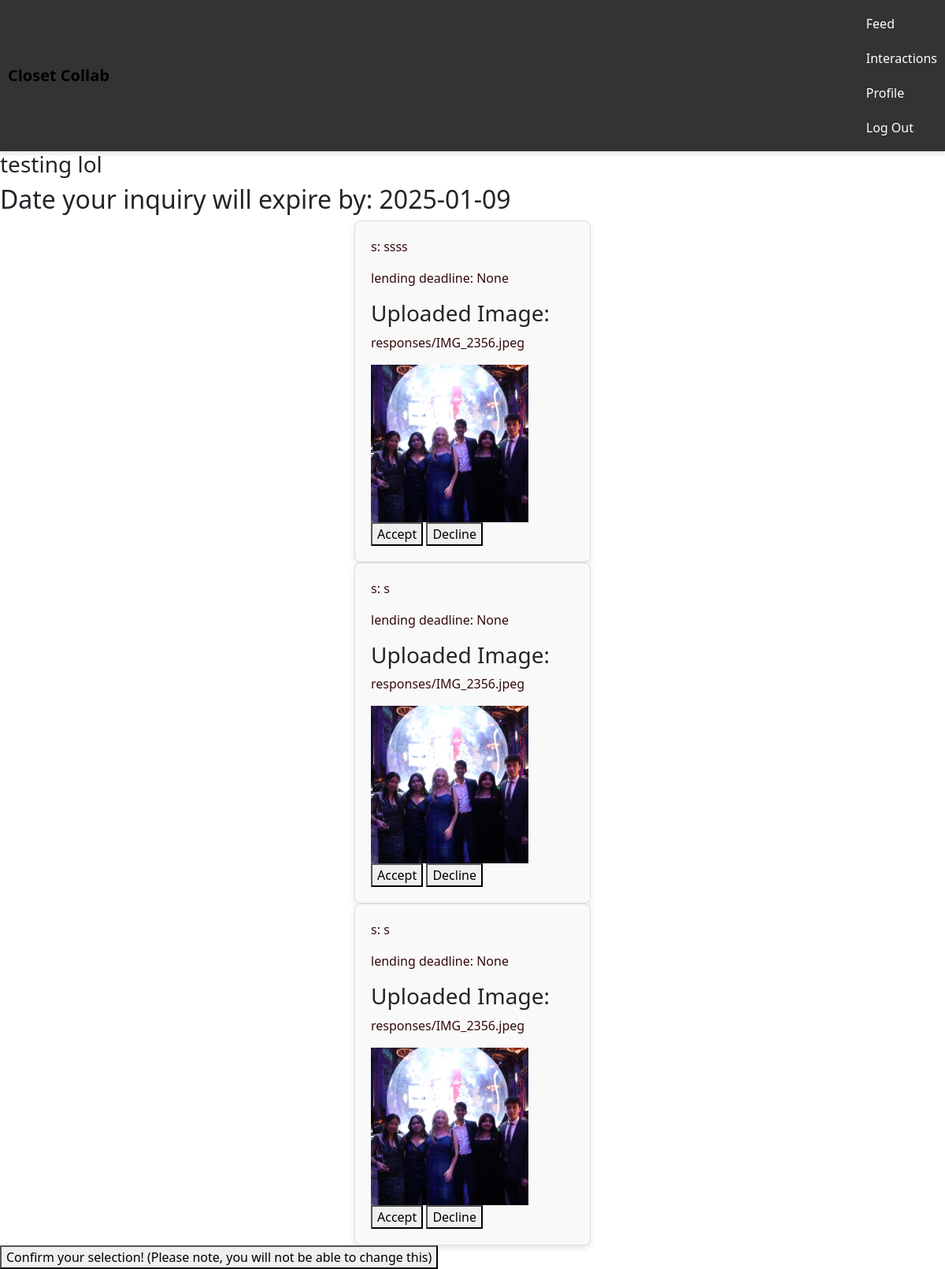
Screenshot of /inquiry/13 (signed in) with the database file from the repository.
### tables this page shows
CREATE TABLE "inquiries" (
    id INTEGER PRIMARY KEY AUTOINCREMENT,
    time_published DATETIME DEFAULT CURRENT_TIMESTAMP NOT NULL,
    request TEXT NOT NULL,
    exp_date DATE NOT NULL,
    accepted TEXT NOT NULL DEFAULT 'no',
    user_id INTEGER NOT NULL,
    FOREIGN KEY(user_id) REFERENCES user(id)
);

CREATE TABLE "responses" (
    id INTEGER PRIMARY KEY AUTOINCREMENT,
    inquiry_id INTEGER NOT NULL,
    prosp_Lender_id INTEGER NOT NULL,
    time_published DATETIME DEFAULT CURRENT_TIMESTAMP NOT NULL,
    reply TEXT NOT NULL, img_path TEXT, lending_exp_date DATE,
    FOREIGN KEY(inquiry_id) REFERENCES inquiries(id),
    FOREIGN KEY(prosp_Lender_id) REFERENCES users(id)
);

CREATE TABLE users (id INTEGER PRIMARY key AUTOINCREMENT, username TEXT UNIQUE NOT NULL, password TEXT NOT NULL, college TEXT NOT NULL, email TEXT NOT NULL, name TEXT NOT NULL, img_path TEXT);

### app.py (the view, shortened to what this page needs)
@app.route("/inquiry/<int:inquiry_id>", methods=["GET", "POST"])
def inquiry(inquiry_id):
    db = get_db()
    inquiry = db.execute("""
       SELECT * FROM inquiries
        WHERE id = ?
    """, (inquiry_id,)).fetchone()
    curUser = session["user_id"]
    is_owner = inquiry["user_id"] == curUser
    db.execute("DELETE FROM responses WHERE lending_exp_date < CURRENT_DATE")
    db.execute("DELETE FROM inquiries WHERE accepted ='no' AND exp_date < CURRENT_DATE")
    responses = db.execute(
        "SELECT responses.*, users.username AS lender_username FROM responses JOIN users ON responses.prosp_Lender_id = users.id WHERE responses.inquiry_id = ? ORDER BY responses.time_published DESC", (inquiry_id, )).fetchall();
    for response in responses:
        print(response['img_path'])
    inquiry_accepted = db.execute("SELECT accepted FROM inquiries WHERE id = ?", (inquiry_id, )).fetchone()[0]
    db.commit()
    if inquiry_accepted == 'yes':
        lenderId = db.execute("SELECT lender_id FROM interactions WHERE inquiry_id = ?", (inquiry_id, )).fetchone()[0]
        lender_info = get_lender_info(lenderId)
        return render_template("accepted_inquiry.html", lender_info=lender_info)
    else:
        return render_template("inquiry.html", responses=responses, inquiry=inquiry, is_owner=is_owner)

### app.py (called while the page is built)
def get_db():
    if 'db' not in g:
        g.db = sqlite3.connect('closet.db')
        g.db.row_factory = sqlite3.Row  # Allows access to columns by name
    return g.db

@app.after_request
def after_request(response):
    response.headers["Cache-Control"] = "no-cache, no-store, must-revalidate"
    response.headers["Expires"] = 0
    response.headers["Pragma"] = "no-cache"
    return response

### templates/inquiry.html (shortened to what this page needs)
{% extends "layout.html" %}
{% block main %}
    <h3>{{inquiry.request}}</h3>
    <h2>Date your inquiry will expire by: {{inquiry.exp_date}}</h2>
    {% if responses %}
        {% for response in responses %}
            <div class = "reply_card" id="reply-{{ response.id }}">
                <p>{{response.lender_username}}: {{response.reply}}</p>
                <p>lending deadline: {{response.lending_exp_date}}</p>
                {% if response.img_path %}
                    <h3>Uploaded Image:</h3>
                    <p>{{response.img_path}}</p>
                <img src="{{ url_for('static', filename=response.img_path) }}" alt="User Image" style="max-width: 200px;">
                {% else %}
                    <p>No image uploaded yet.</p>
                {% endif %}
                {% if is_owner %}
                    <button class="accept-btn" data-id="{{ response.id }}">Accept</button>
                    <button class="decline-btn" data-id="{{ response.id }}">Decline</button>
                {% endif %}
            </div>
        {% endfor %}
        {% if is_owner %}
            <form id="confirm-selection-form" action="{{ url_for('inquiry', inquiry_id=inquiry.id) }}" method="post">
                <button class="confirm-accept-btn">Confirm your selection! (Please note, you will not be able to change this)</button>
            </form>
        {% endif %}
    {% else %}
            {% if is_owner %}
                <p>Waiting... no responses yet... the wait will be worthwhile... </p>
            {% endif %}
    {% endif %}
{% endblock %}

### static/style.css (style rules this page uses)
body { font-family: Arial, sans-serif; margin: 0; padding: 0; }
.reply_card { margin-top: 20px; border: 1px solid #ddd; padding: 20px; border-radius: 8px; background-color: #f9f9f9; margin: auto; width: 300px; box-shadow: 0 4px 8px rgba(0, 0, 0, 0.1); }
.reply_card img { width: 200px; height: 200px; object-fit: cover; }
.reply_card p { font-size: 1em; color: #350b0b; }

### rows the page displays
inquiries: request "testing lol", exp_date "2025-01-09"
responses: lender_username "s", reply "ssss", lending_exp_date "None", img_path "responses/IMG_2356.jpeg", img_path (picture)
responses: lender_username "s", reply "s", lending_exp_date "None", img_path "responses/IMG_2356.jpeg", img_path (picture)
responses: lender_username "s", reply "s", lending_exp_date "None", img_path "responses/IMG_2356.jpeg", img_path (picture)
